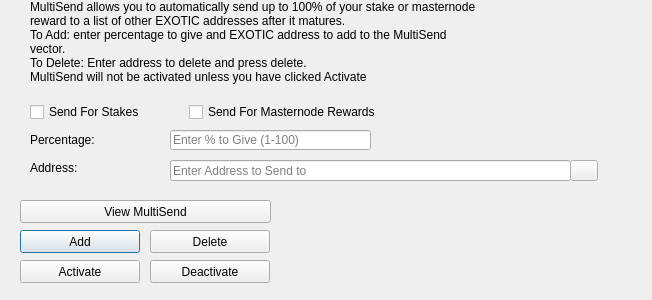
<?xml version="1.0" encoding="UTF-8"?>
<ui version="4.0">
 <class>MultiSendDialog</class>
 <widget class="QDialog" name="MultiSendDialog">
  <property name="windowModality">
   <enum>Qt::NonModal</enum>
  </property>
  <property name="geometry">
   <rect>
    <x>0</x>
    <y>0</y>
    <width>652</width>
    <height>300</height>
   </rect>
  </property>
  <property name="windowTitle">
   <string>MultiSend</string>
  </property>
  <widget class="QLineEdit" name="multiSendPercentEdit">
   <property name="geometry">
    <rect>
     <x>170</x>
     <y>130</y>
     <width>201</width>
     <height>20</height>
    </rect>
   </property>
   <property name="toolTip">
    <string>Enter whole numbers 1 - 100</string>
   </property>
   <property name="placeholderText">
    <string>Enter % to Give (1-100)</string>
   </property>
  </widget>
  <widget class="QLineEdit" name="multiSendAddressEdit">
   <property name="geometry">
    <rect>
     <x>170</x>
     <y>160</y>
     <width>401</width>
     <height>21</height>
    </rect>
   </property>
   <property name="toolTip">
    <string/>
   </property>
   <property name="placeholderText">
    <string>Enter Address to Send to</string>
   </property>
  </widget>
  <widget class="QLabel" name="label_2">
   <property name="geometry">
    <rect>
     <x>30</x>
     <y>0</y>
     <width>451</width>
     <height>121</height>
    </rect>
   </property>
   <property name="lineWidth">
    <number>1</number>
   </property>
   <property name="text">
    <string>MultiSend allows you to automatically send up to 100% of your stake or masternode reward to a list of other EXOTIC addresses after it matures.
To Add: enter percentage to give and EXOTIC address to add to the MultiSend vector.
To Delete: Enter address to delete and press delete.
MultiSend will not be activated unless you have clicked Activate</string>
   </property>
   <property name="alignment">
    <set>Qt::AlignLeading|Qt::AlignLeft|Qt::AlignTop</set>
   </property>
   <property name="wordWrap">
    <bool>true</bool>
   </property>
  </widget>
  <widget class="QLabel" name="message">
   <property name="geometry">
    <rect>
     <x>290</x>
     <y>200</y>
     <width>351</width>
     <height>91</height>
    </rect>
   </property>
   <property name="text">
    <string/>
   </property>
  </widget>
  <widget class="QPushButton" name="addButton">
   <property name="geometry">
    <rect>
     <x>20</x>
     <y>230</y>
     <width>120</width>
     <height>23</height>
    </rect>
   </property>
   <property name="toolTip">
    <string/>
   </property>
   <property name="statusTip">
    <string>Add to MultiSend Vector</string>
   </property>
   <property name="text">
    <string>Add</string>
   </property>
  </widget>
  <widget class="QPushButton" name="disableButton">
   <property name="geometry">
    <rect>
     <x>150</x>
     <y>260</y>
     <width>120</width>
     <height>23</height>
    </rect>
   </property>
   <property name="statusTip">
    <string>Deactivate MultiSend</string>
   </property>
   <property name="text">
    <string>Deactivate</string>
   </property>
  </widget>
  <widget class="QPushButton" name="addressBookButton">
   <property name="geometry">
    <rect>
     <x>570</x>
     <y>160</y>
     <width>28</width>
     <height>21</height>
    </rect>
   </property>
   <property name="toolTip">
    <string>Choose an address from the address book</string>
   </property>
   <property name="text">
    <string/>
   </property>
   <property name="icon">
    <iconset resource="../exotic.qrc">
     <normaloff>:/icons/address-book</normaloff>:/icons/address-book</iconset>
   </property>
   <property name="shortcut">
    <string>Alt+A</string>
   </property>
   <property name="autoDefault">
    <bool>false</bool>
   </property>
  </widget>
  <widget class="QLabel" name="label">
   <property name="geometry">
    <rect>
     <x>30</x>
     <y>130</y>
     <width>121</width>
     <height>20</height>
    </rect>
   </property>
   <property name="toolTip">
    <string>Percentage of stake to send</string>
   </property>
   <property name="text">
    <string>Percentage:</string>
   </property>
  </widget>
  <widget class="QLabel" name="label_5">
   <property name="geometry">
    <rect>
     <x>30</x>
     <y>160</y>
     <width>111</width>
     <height>16</height>
    </rect>
   </property>
   <property name="toolTip">
    <string>Address to send portion of stake to</string>
   </property>
   <property name="text">
    <string>Address:</string>
   </property>
  </widget>
  <widget class="QPushButton" name="deleteButton">
   <property name="geometry">
    <rect>
     <x>150</x>
     <y>230</y>
     <width>120</width>
     <height>23</height>
    </rect>
   </property>
   <property name="toolTip">
    <string/>
   </property>
   <property name="statusTip">
    <string>Delete Address From MultiSend Vector</string>
   </property>
   <property name="text">
    <string>Delete</string>
   </property>
  </widget>
  <widget class="QPushButton" name="activateButton">
   <property name="geometry">
    <rect>
     <x>20</x>
     <y>260</y>
     <width>120</width>
     <height>23</height>
    </rect>
   </property>
   <property name="statusTip">
    <string>Activate MultiSend</string>
   </property>
   <property name="text">
    <string>Activate</string>
   </property>
  </widget>
  <widget class="QPushButton" name="viewButton">
   <property name="geometry">
    <rect>
     <x>20</x>
     <y>200</y>
     <width>251</width>
     <height>23</height>
    </rect>
   </property>
   <property name="toolTip">
    <string/>
   </property>
   <property name="statusTip">
    <string>View MultiSend Vector</string>
   </property>
   <property name="text">
    <string>View MultiSend</string>
   </property>
  </widget>
  <widget class="QWidget" name="horizontalLayoutWidget">
   <property name="geometry">
    <rect>
     <x>30</x>
     <y>100</y>
     <width>351</width>
     <height>24</height>
    </rect>
   </property>
   <layout class="QHBoxLayout" name="horizontalLayout">
    <item>
     <widget class="QCheckBox" name="multiSendStakeCheckBox">
      <property name="text">
       <string>Send For Stakes</string>
      </property>
     </widget>
    </item>
    <item>
     <widget class="QCheckBox" name="multiSendMasternodeCheckBox">
      <property name="text">
       <string>Send For Masternode Rewards</string>
      </property>
     </widget>
    </item>
   </layout>
  </widget>
 </widget>
 <resources>
  <include location="../exotic.qrc"/>
 </resources>
 <connections/>
</ui>
